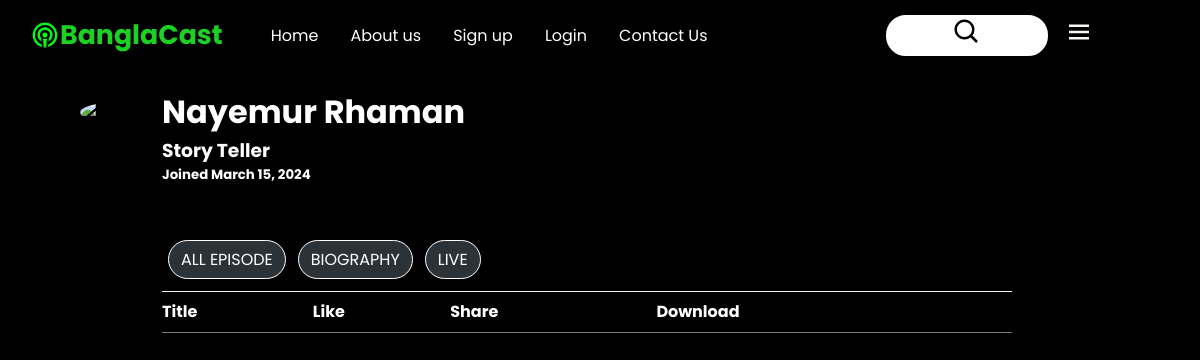
Page /Creator/ on the earlier database version.
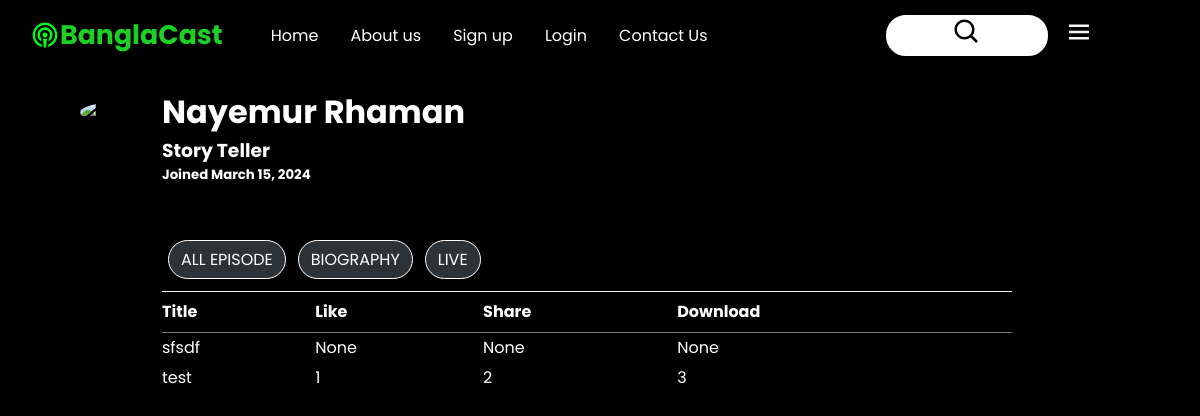
Same page on the later database version.
### Podcast/models.py (models this page shows, shortened)
class Creator(models.Model):
    Title = models.CharField(max_length=200)
    Like = models.IntegerField(blank=True, null=True)
    Share = models.IntegerField(blank=True, null=True)
    Download = models.IntegerField(blank=True, null=True)
    image = models.ImageField(blank=True, null=True)

### Podcast/views.py (the view)
# urls.py: path('Creator/', p_views.Creator_Page, name='Creator'),
def Creator_Page(request):
    creator = Creator.objects.all()
    context = {
        'Creator': creator,
    }
    return render(request, template_name='PodCast/Creator.html', context=context)

### templates/PodCast/Creator.html (shortened to what this page needs)
<!DOCTYPE html>
<html lang="en">
  <head>
    <link rel="stylesheet" href="/static/css/Creator.css" />
    <link
      rel="stylesheet"
      href="https://cdnjs.cloudflare.com/ajax/libs/font-awesome/6.1.1/css/all.min.css"/>
  </head>
  <body>
    <div class="container">
      <div class="navbar">
        <img/>
        <div class="logo"><h6>BanglaCast</h6></div>
        <div class="navbar__items">
          <ul>
            <li>Home</li>
            <li>About us</li>
            <li>Sign up</li>
            <li>Login</li>
            <li>Contact Us</li>
          </ul>
          <ul>
            <li class="cta"><img/></li>
           <li class="cta1"><img/></li>
          </ul>
        </div>
      </div>
      <div class="profile_image">
       <img src="avatar.jpg" alt="Fixed Image">
     </div>
     <div class="creator_info">
          <div class="creator_name">
            <h1>Nayemur Rhaman</h1>
            <div class="crator_type">
              <h3> Story Teller</h3>
            </div>
            <div class="crator_join_date">
              <h5>Joined March 15, 2024</h5>
            </div>
                <div class="content">
           <div class="tag-line">
               <div class="tag"><p>ALL EPISODE</p></div>
               <div class="tag"><p>BIOGRAPHY </p></div>
               <div class="tag"><p>LIVE</p></div>
           </div>
          </div>
    <table class="table">
  <thead>
    <tr>
      <th scope="col">Title</th>
      <th scope="col">Like</th>
      <th scope="col">Share</th>
      <th scope="col">Download</th>
    </tr>
  </thead>
  <tbody>
  {% for i in Creator %}
    <tr>
      <td>{{i.Title}}</td>
      <td>{{i.Like}}</td>
      <td>{{i.Share}}</td>
      <td>{{i.Download}}</td>
    </tr>
  {% endfor %}
  </tbody>
</table>
    </div>
     </div>
    </div>
</body>
</html>

### static/css/Creator.css (style rules this page uses)
:root { --blue: #112132; --white: #fff; --yellow: #fbc14c; --green: #1CD123; --red: #F40F0F; --black: #000000; }
* { margin: 0; padding: 0; overflow: hidden; font-family: "Poppins", sans-serif; }
body { background: var(--black); min-height: 100vh; min-weight: 100vh; }
.container { display: flex; align-content: center; flex-direction: column; height: 83vh; }
.container .navbar { display: flex; align-items: center; height: 70px; padding: 0 10%; width: 90%; margin-left: -90px; }
.navbar .logo { color: var(--green); font-size: 2.5rem; font-weight: bold; margin-right: 2rem; }
.navbar .navbar__items { flex: 1; display: flex; align-items: center; justify-content: space-between; }
.navbar__items ul { display: flex; align-items: center; list-style: none; color: var(--white); }
ul li { margin: 0 1rem; cursor: pointer; }
li.cta { align-img: left; background: var(--white); padding: 0px 4rem; margin-left: 0; border: 2px solid var(--white); border-radius: 20px; font-weight: 0; transition: 0.5s ease-in-out; color: var(--blue); }
li.cta1 { margin-left: 0; border-radius: 20px; font-weight: 0; transition: 0.5s ease-in-out; color: var(--blue); }
.profile_image img { width: 120px; height: 120px; border: 3px ; border-radius: 50%; text-align: center; margin-top: 30px; margin-left: 80px; }
.container .creator_info { margin-left: 1%; margin-top: 2%; position: absolute; }
.creator_info .creator_name { color: var(--white); wight: 50%; padding-left: 15%; padding-top: 4rem; }
.content { width: calc(100vw - 200px); margin-top: 5%; padding-left: 0rem; }
.tag-line { background-color: var(--black); display: flex; padding-left: 10px; border-bottom: 1px solid #f6f7f7; padding-left: 0rem; }
.tag { margin: 12px 6px; background-color: #2c3338; padding: 6px 12px; border: 1px solid var(--white); border-radius: 20px; cursor: pointer; transition: 0.5s ; }
table { width: 100%; border-collapse: collapse; padding: 5px ; }
th { border-bottom: .5px solid #787c82; text-align: left; height: 40px; }
tr { height: 30px; vertical-align: middle; }
td { text-align: left; margin: 10px; }

Differences in the rows shown:
added Creator: Title "sfsdf", Like "None", Share "None", Download "None"
added Creator: Title "test", Like "1", Share "2", Download "3"
